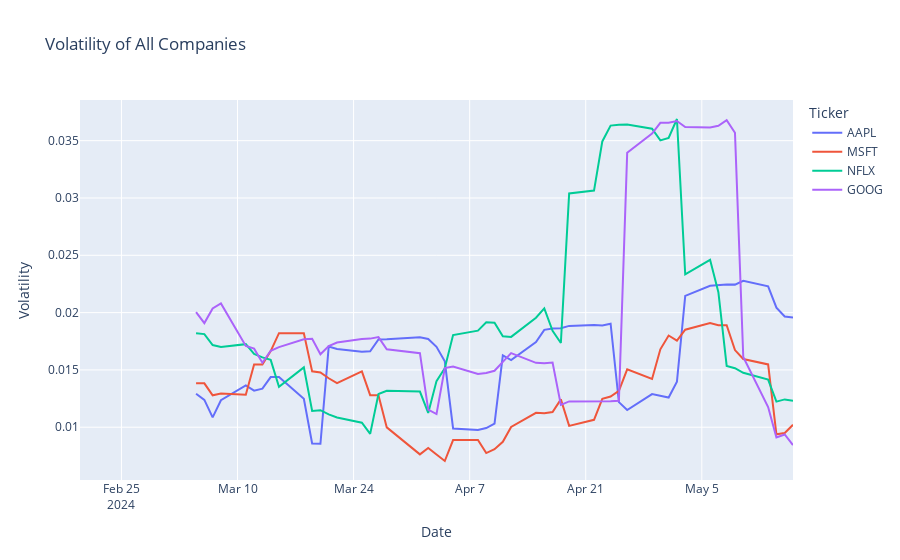

The notebook cell this image was saved under:
### Code cell
df['Volatility'] = df.groupby('Ticker')['Close'].pct_change().rolling(window=10).std().reset_index(0, drop=True)
fig = px.line(df, x='Date', y='Volatility', 
              color='Ticker', 
              title='Volatility of All Companies')
fig.show()
